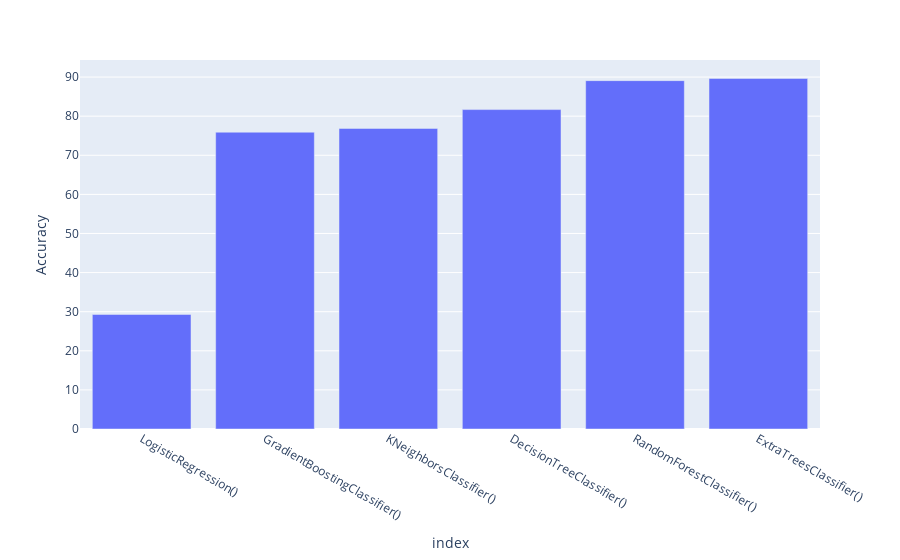

Notebook source saved alongside this figure:
### Code cell
px.bar(model_results.sort_values(by=['Accuracy'], axis=1).T, y="Accuracy")

### Figure 1 — Plotly figure (JSON) as saved in the notebook; plotly's stock layout.template omitted (floating-point values rounded to 4 significant figures)
{"data": [{"alignmentgroup": "True", "hovertemplate": "index=%{x}<br>Accuracy=%{y}<extra></extra>", "legendgroup": "", "marker": {"color": "#636efa"}, "name": "", "offsetgroup": "", "orientation": "v", "showlegend": false, "textposition": "auto", "type": "bar", "x": ["LogisticRegression()", "GradientBoostingClassifier()", "KNeighborsClassifier()", "DecisionTreeClassifier()", "RandomForestClassifier()", "ExtraTreesClassifier()"], "xaxis": "x", "y": [29.29, 75.9, 76.87, 81.69, 89.09, 89.65], "yaxis": "y"}], "layout": {"barmode": "relative", "legend": {"tracegroupgap": 0}, "margin": {"t": 60}, "xaxis": {"anchor": "y", "domain": [0, 1], "title": {"text": "index"}}, "yaxis": {"anchor": "x", "domain": [0, 1], "title": {"text": "Accuracy"}}}}
